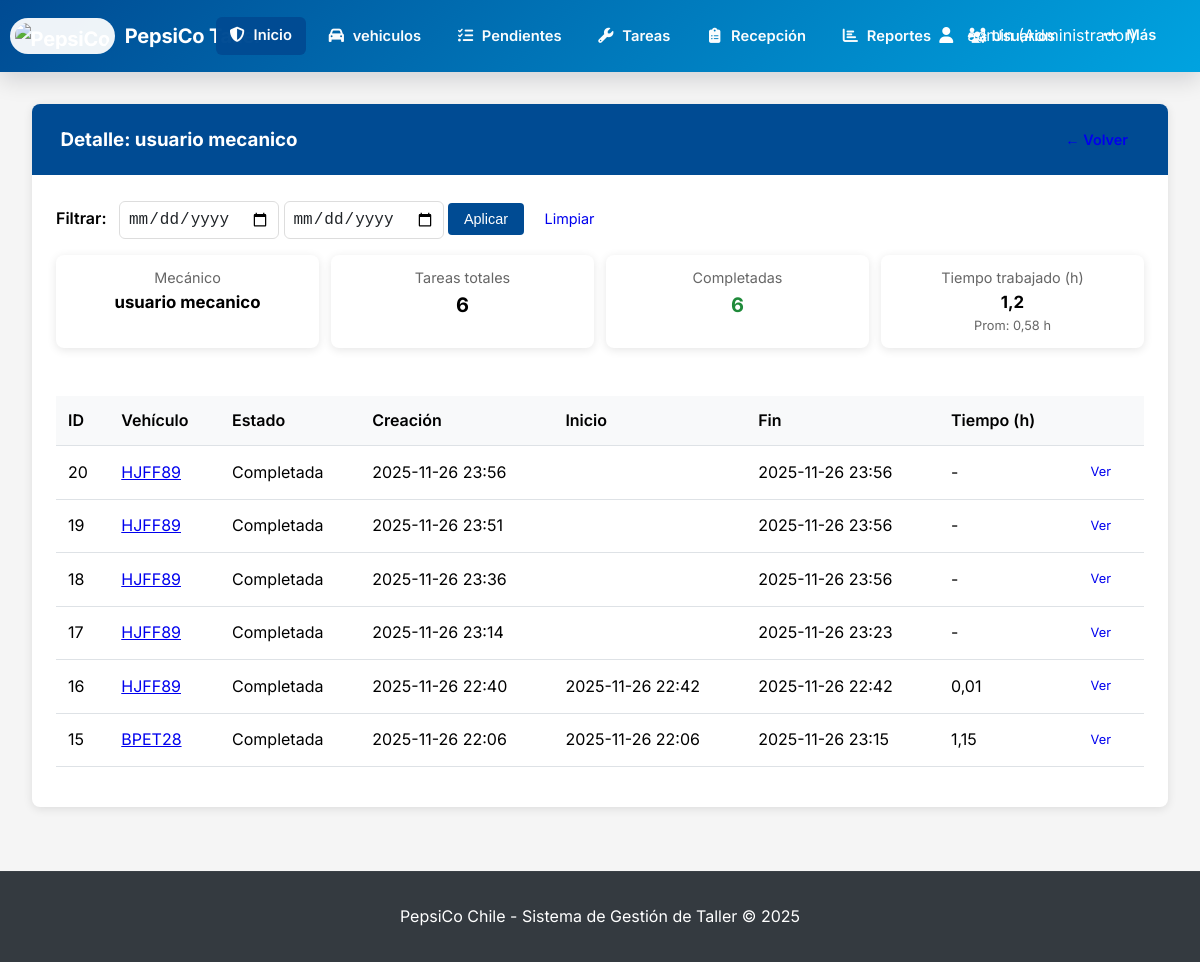
/reportes/productividad/17/ (signed in), run on the app's committed database.
### usuarios/models.py (models this page shows, shortened)
class Usuario(AbstractUser):
    ROLES = (
        ('admin', 'Administrador'),
        ('jefe_taller', 'Jefe de Taller'),
        ('mecanico', 'Mecánico'),
        ('chofer', 'Chofer'),
        ('vendedor', 'Vendedor/Preventista'),
        ('guardia', 'Guardia'),
        ('bodeguero', 'Bodeguero'),
        ('ehs', 'EHS'),
        ('recepcionista', 'Recepcionista de Vehículos'),
    )
    rol = models.CharField(max_length=30, choices=ROLES, default='mecanico')
    telefono = models.CharField(max_length=15, blank=True)
    fecha_creacion = models.DateTimeField(auto_now_add=True)
    foto_perfil = models.ImageField(upload_to='perfiles/', blank=True, null=True)

### mantenimientos/models.py (models this page shows, shortened)
class Tarea(models.Model):
    ESTADOS_TAREA = (
        ('pendiente', 'Pendiente'),
        ('en_proceso', 'En Proceso'),
        ('pausada', 'Pausada'),
        ('completada', 'Completada'),
    )
    PRIORIDADES = (
        ('baja', 'Baja'),
        ('media', 'Media'),
        ('alta', 'Alta'),
        ('critica', 'Crítica'),
    )
    vehiculo = models.ForeignKey(Vehiculo, on_delete=models.CASCADE, related_name='tareas')
    titulo = models.CharField(max_length=200)
    descripcion = models.TextField()
    prioridad = models.CharField(max_length=20, choices=PRIORIDADES, default='media')
    estado = models.CharField(max_length=20, choices=ESTADOS_TAREA, default='pendiente')
    mecanico_asignado = models.ForeignKey(Usuario, on_delete=models.SET_NULL, null=True, limit_choices_to={'rol': 'mecanico'})
    fecha_creacion = models.DateTimeField(auto_now_add=True)
    fecha_inicio = models.DateTimeField(blank=True, null=True)
    fecha_fin = models.DateTimeField(blank=True, null=True)
    tiempo_estimado = models.IntegerField(help_text="Tiempo estimado en minutos", default=60)
    repuestos_utilizados_desc = models.TextField(blank=True, verbose_name="Repuestos Utilizados")
    observaciones_finales = models.TextField(blank=True)

### vehiculos/models.py (models this page shows, shortened)
class Vehiculo(models.Model):
    ESTADOS = (
        ('pendiente', 'Pendiente de Aprobación'),
        ('ingresado', 'Ingresado'),
        ('diagnostico', 'En Diagnóstico'),
        ('reparacion', 'En Reparación'),
        ('listo', 'Listo para Retiro'),
        ('entregado', 'Entregado'),
        ('rechazado', 'Ingreso Rechazado'),
    )
    TIPOS_VEHICULO = (
        ('camion', 'Camión'),
        ('camion_dts', 'Camión DTS'),
        ('camion_cstore', 'Camión Cstore'),
        ('furgon', 'Furgón'),
        ('pickup', 'Pickup'),
        ('automovil', 'Automóvil'),
        ('maquinaria', 'Maquinaria'),
        ('funcional_flota', 'Funcional Flota'),
        ('merchandising', 'Merchandising'),
    )
    patente = models.CharField(max_length=10, unique=True)
    tipo_vehiculo = models.CharField(max_length=50, choices=TIPOS_VEHICULO)
    marca = models.CharField(max_length=50)
    modelo = models.CharField(max_length=50)
    año = models.IntegerField()
    flota = models.CharField(max_length=100, blank=True, null=True)
    numero_chasis = models.CharField(max_length=50, blank=True)
    kilometraje = models.IntegerField(default=0, null=True, blank=True)
    activo = models.BooleanField(default=True)
    nombre_chofer = models.CharField(max_length=100, blank=True)
    telefono_chofer = models.CharField(max_length=15, blank=True)
    empresa_chofer = models.CharField(max_length=100, blank=True)
    chofer_asignado = models.ForeignKey(
        'usuarios.Usuario',
        on_delete=models.SET_NULL,
        null=True,
        blank=True,
        limit_choices_to={'rol': 'chofer'},
        related_name='vehiculos_como_chofer'  # ← CAMBIADO: nombre único
    )
    estado = models.CharField(max_length=20, choices=ESTADOS, default='ingresado')
    fecha_ingreso = models.DateTimeField(auto_now_add=True)
    fecha_salida = models.DateTimeField(blank=True, null=True)
    motivo_ingreso = models.TextField()
    observaciones_ingreso = models.TextField(blank=True)
    guardia_ingreso = models.ForeignKey(
        Usuario,
        on_delete=models.SET_NULL,
        null=True,
        related_name='vehiculos_ingresados'  # ← Este está bien
    )
    mecanico_asignado = models.ForeignKey(
        Usuario,
        on_delete=models.SET_NULL,
        null=True,
        blank=True,
        related_name='vehiculos_como_mecanico'  # ← CAMBIADO: nombre único
    )

### reportes/views.py (the view)
# urls.py: path('productividad/<int:mecanico_id>/', views.reporte_productividad_detalle, name='reporte_productividad_detalle'),
@login_required
def reporte_productividad_detalle(request, mecanico_id):
    if request.user.rol not in ['jefe_taller', 'admin']:
        raise PermissionDenied("No tienes permiso para acceder a este reporte.")
    mecanico = get_object_or_404(Usuario, pk=mecanico_id, rol='mecanico')
    fecha_inicio = request.GET.get('fecha_inicio')
    fecha_fin = request.GET.get('fecha_fin')
    if fecha_inicio in (None, '', 'None'):
        fecha_inicio = None
    if fecha_fin in (None, '', 'None'):
        fecha_fin = None
    from django.utils.dateparse import parse_date
    parsed_inicio = parse_date(fecha_inicio) if fecha_inicio else None
    parsed_fin = parse_date(fecha_fin) if fecha_fin else None
    tareas_qs = Tarea.objects.filter(mecanico_asignado=mecanico)
    if parsed_inicio:
        tareas_qs = tareas_qs.filter(fecha_creacion__date__gte=parsed_inicio)
    if parsed_fin:
        tareas_qs = tareas_qs.filter(fecha_creacion__date__lte=parsed_fin)
    tareas_completadas_qs = tareas_qs.filter(estado='completada')
    tareas_list = []
    tiempo_total = 0.0
    tiempos_por_tarea = []
    for tarea in tareas_completadas_qs:
        tiempo_horas = None
        if tarea.fecha_inicio and tarea.fecha_fin:
            tiempo_horas = (tarea.fecha_fin - tarea.fecha_inicio).total_seconds() / 3600.0
            tiempos_por_tarea.append(tiempo_horas)
            tiempo_total += tiempo_horas
    for tarea in tareas_qs.order_by('-fecha_creacion'):
        th = None
        if tarea.fecha_inicio and tarea.fecha_fin:
            th = (tarea.fecha_fin - tarea.fecha_inicio).total_seconds() / 3600.0
        tareas_list.append({'tarea': tarea, 'tiempo_horas': th})
    tiempo_promedio = (sum(tiempos_por_tarea) / len(tiempos_por_tarea)) if tiempos_por_tarea else 0
    context = {
        'mecanico': mecanico,
        'tareas': tareas_list,
        'tareas_completadas_count': tareas_completadas_qs.count(),
        'tareas_totales': tareas_qs.count(),
        'tiempo_total': tiempo_total,
        'tiempo_promedio': tiempo_promedio,
        'fecha_inicio': fecha_inicio,
        'fecha_fin': fecha_fin,
    }
    return render(request, 'reportes/reporte_productividad_detalle.html', context)

### templates/reportes/reporte_productividad_detalle.html (shortened to what this page needs)
{% extends 'base.html' %}
{% block content %}
<div class="card">
    <div class="card-header">
        <h3 style="margin:0;"> Detalle: {{ mecanico.get_full_name|default:mecanico.username }}</h3>
    <a href="{% url 'reporte_productividad' %}" class="btn btn-secondary">← Volver</a>
    </div>
    <div class="card-body">
        <form method="get" class="d-flex" style="gap:0.5rem; align-items:center; margin-bottom:1rem;">
            <label style="margin:0 0.5rem 0 0; font-weight:600;">Filtrar:</label>
            <input type="date" name="fecha_inicio" value="{{ fecha_inicio }}" class="form-control" style="max-width:160px;">
            <input type="date" name="fecha_fin" value="{{ fecha_fin }}" class="form-control" style="max-width:160px;">
            <button type="submit" class="btn btn-primary">Aplicar</button>
            <a href="{% url 'reporte_productividad_detalle' mecanico.id %}" class="btn btn-outline-secondary">Limpiar</a>
        </form>
        <div style="display:grid; grid-template-columns:repeat(4,1fr); gap:0.75rem; margin-bottom:1rem;">
            <div class="card" style="padding:0.7rem; text-align:center;">
                <div style="font-size:0.9rem; color:#666;">Mecánico</div>
                <div style="font-weight:700; font-size:1.05rem;">{{ mecanico.get_full_name|default:mecanico.username }}</div>
            </div>
            <div class="card" style="padding:0.7rem; text-align:center;">
                <div style="font-size:0.9rem; color:#666;">Tareas totales</div>
                <div style="font-weight:700; font-size:1.25rem;">{{ tareas_totales }}</div>
            </div>
            <div class="card" style="padding:0.7rem; text-align:center;">
                <div style="font-size:0.9rem; color:#666;">Completadas</div>
                <div style="font-weight:700; font-size:1.25rem; color:#1f8a3a;">{{ tareas_completadas_count }}</div>
            </div>
            <div class="card" style="padding:0.7rem; text-align:center;">
                <div style="font-size:0.9rem; color:#666;">Tiempo trabajado (h)</div>
                <div style="font-weight:700; font-size:1.05rem;">{{ tiempo_total|floatformat:1 }}</div>
                <div style="font-size:0.8rem; color:#666;">Prom: {{ tiempo_promedio|floatformat:2 }} h</div>
            </div>
        </div>
        <table class="table table-sm">
            <thead>
                <tr>
                    <th>ID</th>
                    <th>Vehículo</th>
                    <th>Estado</th>
                    <th>Creación</th>
                    <th>Inicio</th>
                    <th>Fin</th>
                    <th>Tiempo (h)</th>
                    <th></th>
                </tr>
            </thead>
            <tbody>
                {% for item in tareas %}
                <tr>
                    <td>{{ item.tarea.id }}</td>
                    <td>
                        {% if item.tarea.vehiculo %}
                            <a href="{% url 'detalle_vehiculo' item.tarea.vehiculo.id %}" class="text-decoration-none">{{ item.tarea.vehiculo.patente }}</a>
                        {% else %}-{% endif %}
                    </td>
                    <td>{{ item.tarea.get_estado_display }}</td>
                    <td>{{ item.tarea.fecha_creacion|date:"Y-m-d H:i" }}</td>
                    <td>{{ item.tarea.fecha_inicio|date:"Y-m-d H:i" }}</td>
                    <td>{{ item.tarea.fecha_fin|date:"Y-m-d H:i" }}</td>
                    <td>
                        {% if item.tiempo_horas is not None %}
                            {{ item.tiempo_horas|floatformat:2 }}
                        {% else %}-{% endif %}
                    </td>
                    <td>
                        <a href="{% url 'detalle_tarea' item.tarea.id %}" class="btn btn-sm btn-outline-primary">Ver</a>
                    </td>
                </tr>
                {% endfor %}
            </tbody>
        </table>
    </div>
</div>
{% endblock %}

### templates/base.html (shortened to what this page needs)
<!DOCTYPE html>
<html lang="es">
<head>
    <link rel="stylesheet" href="https://cdnjs.cloudflare.com/ajax/libs/font-awesome/6.4.0/css/all.min.css"
 />
</head>
<body>
    <nav class="navbar">
        <div class="navbar-container">
            <div class="logo">
                <h1><img src="https://i.postimg.cc/jSTv1DJn/instruments-logo-43257843.png" alt="PepsiCo"
                        class="logo-img"> PepsiCo Taller</h1>
            </div>
            {% if user.is_authenticated %}
            <ul class="nav-links" id="navLinks">
                {% if user.rol == 'admin' %}
                <li><a id="inicioBtn" class="btn btn-primary" data-loader="1" href="{% url 'dashboard_admin' %}"
                        title="Dashboard - Administrador"><i class="fa-solid fa-shield-halved"></i>Inicio</a></li>
                {% elif user.rol == 'jefe_taller' %}
                <li><a id="inicioBtn" class="btn btn-primary" data-loader="1" href="{% url 'dashboard_jefe_taller' %}"
                        title="Dashboard - Jefe de Taller"><i class="fa-solid fa-helmet-safety"></i>Inicio</a></li>
                {% elif user.rol == 'mecanico' %}
                <li><a id="inicioBtn" class="btn btn-primary" data-loader="1" href="{% url 'dashboard_mecanico' %}"
                        title="Dashboard - Mecánico"><i class="fa-solid fa-wrench"></i>Inicio</a></li>
                {% elif user.rol == 'chofer' %}
                <li><a id="inicioBtn" class="btn btn-primary" data-loader="1" href="{% url 'dashboard_chofer' %}"
                        title="Dashboard - Chofer"><i class="fa-solid fa-road"></i>Inicio</a></li>
                {% elif user.rol == 'guardia' %}
                <li><a id="inicioBtn" class="btn btn-primary" data-loader="1" href="{% url 'dashboard_guardia' %}"
                        title="Dashboard - Guardia"><i class="fa-solid fa-shield"></i>Inicio</a></li>
                {% elif user.rol == 'ehs' %}
                <li><a id="inicioBtn" class="btn btn-primary" data-loader="1" href="{% url 'dashboard_ehs' %}"
                        title="Dashboard - EHS"><i class="fa-solid fa-user-shield"></i>Inicio</a></li>
                {% else %}
                <li><a id="inicioBtn" href="{% url 'clinica_dashboard' %}" title="Dashboard Principal"><i
                            class="fa-solid fa-road"></i>Inicio</a></li>
                {% endif %}
                {% if user.is_superuser or user.rol == 'admin' or user.rol == 'jefe_taller' or user.rol == 'mecanico' %}
                <li><a href="{% url 'tablero_clinica' %}" title="Dashboard de Vehículos"><i
                            class="fa-solid fa-car"></i>vehiculos</a></li>
                {% endif %}
                {% if user.is_superuser or user.rol == 'admin' or user.rol == 'guardia' or user.rol == 'recepcionista' %}
                <li><a href="{% url 'pendientes_ingreso' %}" title="Pendientes de Ingreso"><i
                            class="fa-solid fa-list-check"></i>Pendientes</a></li>
                {% endif %}
                {% if user.is_superuser or user.rol == 'admin' or user.rol == 'jefe_taller' or user.rol == 'mecanico' %}
                <li><a href="{% url 'lista_tareas' %}" title="Gestión de Tareas"><i
                            class="fa-solid fa-wrench"></i>Tareas</a></li>
                {% endif %}
                {% if user.rol == 'recepcionista' or user.is_superuser or user.rol == 'admin' %}
                <li><a href="{% url 'dashboard_recepcionista' %}" title="Recepción de Vehículos"><i
                            class="fa-solid fa-clipboard-list"></i>Recepción</a></li>
                {% endif %}
                {% if user.is_superuser or user.rol == 'admin' or user.rol == 'ehs' %}
                <li><a href="{% url 'dashboard_reportes' %}" title="Reportes y Métricas"><i
                            class="fa-solid fa-chart-bar"></i>Reportes</a></li>
                {% endif %}
                {% if user.is_superuser or user.rol == 'admin' %}
                <li><a href="{% url 'lista_usuarios' %}" title="Gestión de Usuarios"><i
                            class="fa-solid fa-users-gear"></i>Usuarios</a></li>
                {% endif %}
                {% if user.is_superuser or user.rol == 'admin' %}
                <li class="dropdown shift-right">
                    <a href="#" class="dropdown-toggle btn-mas" title="Más operaciones"><i
                            class="fa-solid fa-ellipsis"></i>Más</a>
                </li>
                {% endif %}
            </ul>
            <div class="user-info">
                <div class="dropdown align-right">
                    <a href="#" class="dropdown-toggle" style="color: white; text-decoration: none;">
                        <i class="fa-solid fa-user"></i>
                        {% if request.viewing_as_role %}
                        {{ request.original_user.get_full_name|default:request.original_user.username }} ({{
                        request.original_user.get_rol_display }})
                        {% else %}
                        {{ user.get_full_name|default:user.username }} ({{ user.get_rol_display }})
                        {% endif %}
                    </a>
                </div>
            </div>
            {% endif %}
        </div>
    </nav>
    <main class="main-container">
        {% block content %}
        {% endblock %}
    </main>
    <footer style="text-align: center; padding: 2rem; background: var(--dark-gray); color: white; margin-top: 4rem;">
        <p>PepsiCo Chile - Sistema de Gestión de Taller &copy; 2025</p>
    </footer>
</body>
</html>

### data on the page
Usuario: get_full_name "admin", rol "Administrador"
Usuario: get_full_name "usuario mecanico"
Tarea: tarea.id "20", tarea.vehiculo.patente "HJFF89", tarea.estado "Completada", tarea.fecha_creacion "2025-11-26 23:56", tarea.fecha_fin "2025-11-26 23:56"
Tarea: tarea.id "19", tarea.vehiculo.patente "HJFF89", tarea.estado "Completada", tarea.fecha_creacion "2025-11-26 23:51", tarea.fecha_fin "2025-11-26 23:56"
Tarea: tarea.id "18", tarea.vehiculo.patente "HJFF89", tarea.estado "Completada", tarea.fecha_creacion "2025-11-26 23:36", tarea.fecha_fin "2025-11-26 23:56"
Tarea: tarea.id "17", tarea.vehiculo.patente "HJFF89", tarea.estado "Completada", tarea.fecha_creacion "2025-11-26 23:14", tarea.fecha_fin "2025-11-26 23:23"
Tarea: tarea.id "16", tarea.vehiculo.patente "HJFF89", tarea.estado "Completada", tarea.fecha_creacion "2025-11-26 22:40", tarea.fecha_inicio "2025-11-26 22:42", tarea.fecha_fin "2025-11-26 22:42", tiempo_horas "0,01"
Tarea: tarea.id "15", tarea.vehiculo.patente "BPET28", tarea.estado "Completada", tarea.fecha_creacion "2025-11-26 22:06", tarea.fecha_inicio "2025-11-26 22:06", tarea.fecha_fin "2025-11-26 23:15", tiempo_horas "1,15"

### other printed values
{{ tareas_totales }} "6"
{{ tareas_completadas_count }} "6"
{{ tiempo_total|floatformat:1 }} "1,2"
{{ tiempo_promedio|floatformat:2 }} "0,58"
